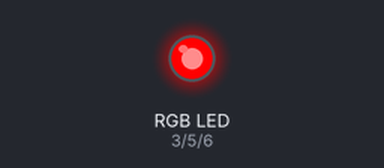
A sketch run on a simulated Arduino Uno, built with avr-gcc and run on an emulated ATmega328P. Shown: an RGB LED mixed from three pins (HIGH = lit).

Above: at 0.5 s.
At 1.5 s:
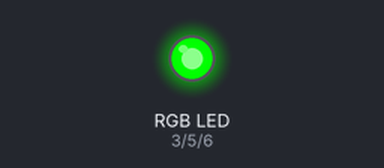
At 5.5 s:
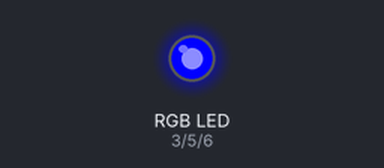
Timing chart, 0 to 6.9 s (numbered marks = the images above):
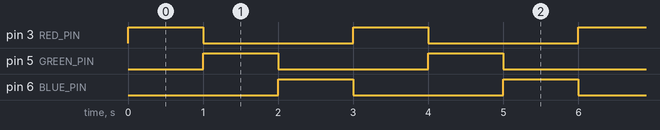

Measured:
- by itself, pin 3 (RED_PIN), pin 5 (GREEN_PIN), pin 6 (BLUE_PIN): alternates HIGH for 1.0 s and LOW for 2.0 s
- by itself, everything shown: repeats every 3.0 s, in 3 steps

The sketch:

smd_rgb.ino
```cpp
const int RED_PIN = 3;
const int GREEN_PIN = 5;
const int BLUE_PIN = 6;

void setup() {}

void loop() {
    analogWrite(RED_PIN, 255);
    analogWrite(GREEN_PIN, 0);
    analogWrite(BLUE_PIN, 0);
    delay(1000);

    analogWrite(RED_PIN, 0);
    analogWrite(GREEN_PIN, 255);
    analogWrite(BLUE_PIN, 0);
    delay(1000);

    analogWrite(RED_PIN, 0);
    analogWrite(GREEN_PIN, 0);
    analogWrite(BLUE_PIN, 255);
    delay(1000);
}
```
